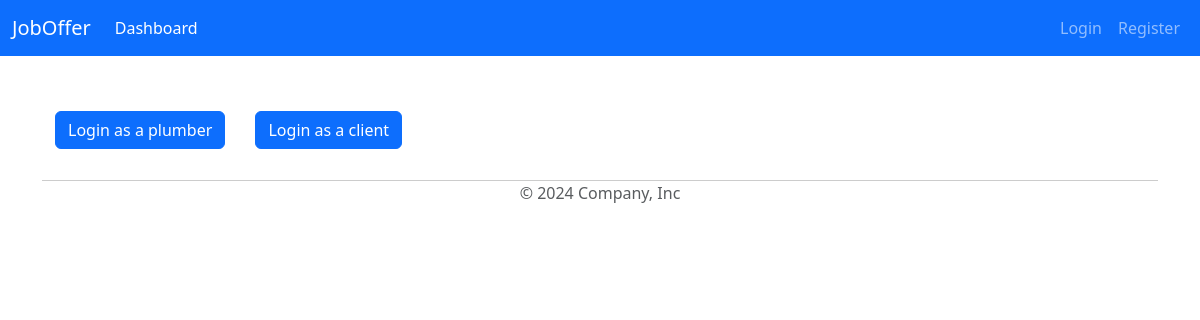
Page /home on the earlier database version.
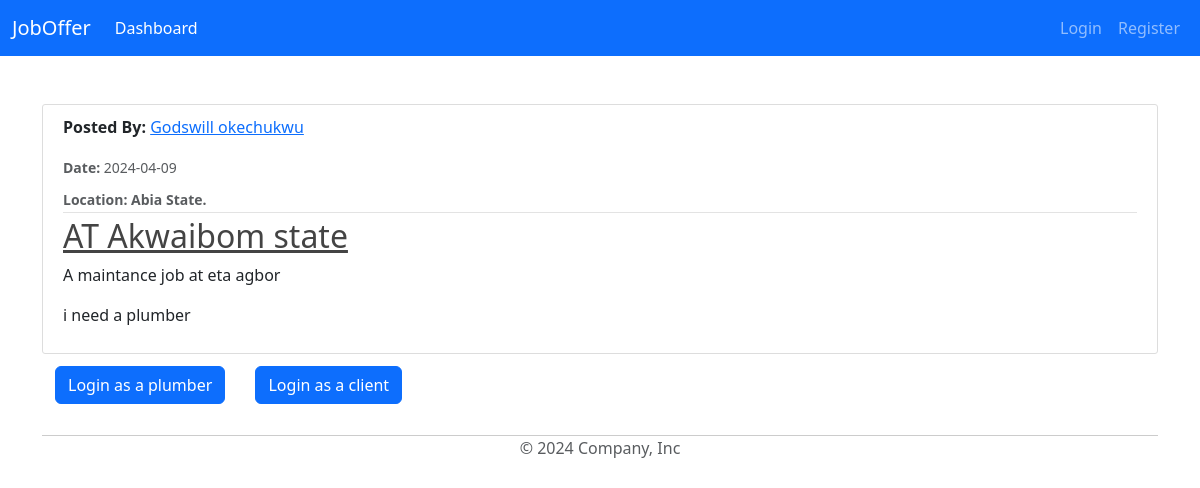
Same page on the later database version.
### model/base.py (models this page shows, shortened)
class Job(Base):
    __tablename__ = 'jobs'
    id = Column(Integer, primary_key=True)
    job_title = Column(String(50), nullable=False)
    job_description = Column(String(100), nullable=False)
    completed = Column(Boolean, default=False)
    content = Column(String(1000), nullable=False)
    date_posted = Column(DateTime, nullable=False, default=datetime.utcnow)
    location = Column(String(100), nullable=False)
    client_id = Column(Integer, ForeignKey('clients.id'))
    rank = relationship('Rank', backref='job_rank')

class BaseUser(Base, UserMixin):
    id = Column(Integer, primary_key=True)
    username = Column(String(80), unique=True, nullable=False)
    email = Column(String(120), unique=True, nullable=False)
    image_file = Column(String(20), nullable=False, default='default.jpg')
    password = Column(String(60), nullable=False)
    date_joined = Column(DateTime, nullable=False, default=datetime.utcnow)
    phone = Column(String(14), unique=True, nullable=False)
    state = Column(String(20), nullable=False)

### model/main/routes.py (the view)
@main.route("/jobs")
@main.route("/home")
def home():
    jobs = Job.query.all()
    return render_template('home.html', jobs=jobs)

### model/templates/home.html
{% extends "layout.html" %}
{% block content %}
<link rel="stylesheet" type="text/css" href="{{ url_for('static', filename='main.css') }}">
    {% for job in jobs %}
        <article class="media content-section">
          <div class="media-body">
            <div class="article-metadata">
              <p><strong>Posted By: </strong><a class="mr-2" href="#">{{ job.clients.username }}</a></p>
              <small class="text-muted"><strong>Date: </strong>{{ job.date_posted.strftime('%Y-%m-%d') }}</small>
              <div class="mt-2">
                <small class="text-muted"><strong>Location: {{ job.location }} State.</strong></small>
              </div>
            </div>
            <h2><a class="article-title" href="{{ url_for('job_route.job', job_id=job.id) }}">{{ job.job_title }}</a></h2>
            <p class="article-content">{{ job.job_description }}</p>
            <p class="article-content">{{ job.content }}</p>
          </div>
        </article>
    {% endfor %}
        <div class="btn">
          <a class="btn btn-primary" href="{{ url_for('plums.login') }}">Login as a plumber</a>
        </div>
        <div class="btn">
          <a class="btn btn-primary" href="{{ url_for('client_s.login') }}">Login as a client</a>
        </div>
{% endblock content %}

### model/templates/layout.html (shortened to what this page needs)
<!DOCTYPE html>
<html lang="en">
  <head>
    <link
      rel="stylesheet"
      href="https://cdnjs.cloudflare.com/ajax/libs/font-awesome/5.15.4/css/all.min.css" />
    <link
      href="https://cdn.jsdelivr.net/npm/bootstrap@5.3.3/dist/css/bootstrap.min.css"
      rel="stylesheet"
 />
      <link rel="stylesheet" type="text/css" href="{{ url_for('static', filename='main.css') }}">
  </head>
  <body>
    {% include 'header.html' %}
    <br />
    <br />
    <div class="container">
      {% block content %} {% endblock %}
    </div>
    <br />
    <div class="container">
      <footer class="footer">
        <span class="text-body-secondary">&copy; 2024 Company, Inc</span>
      </footer>
    </div>
  </body>
</html>

### model/templates/header.html (shortened to what this page needs)
<nav class="navbar bg-primary navbar-expand-lg navbar-dark">
    <div class="container-fluid">
      <a class="navbar-brand" href="{{ url_for('main.home') }}">JobOffer</a>
      <div class="collapse navbar-collapse" id="navbarSupportedContent">
        <ul class="navbar-nav me-auto mb-2 mb-lg-0">
          <li class="nav-item">
            <a class="nav-link active" aria-current="page" href="{{ url_for('client_s.dashboard') }}">Dashboard</a>
          </li>
        </ul>
            <ul class="navbar-nav d-flex justify-content-center">
                {% if current_user.is_authenticated %}
                    <li class="nav-item">
                        <a class="nav-link" href="{{ url_for('client_s.account') }}">Account</a>
                    </li>
                    <li class="nav-item">
                        <a class="nav-link" href="{{ url_for('main.logout') }}">Logout</a>
                    </li>
                    {% else %}
                    <li class="nav-item">
                        <a class="nav-link" href="{{ url_for('client_s.login') }}">Login</a>
                    </li>
                    <li class="nav-item">
                        <a class="nav-link" href="{{ url_for('client_s.registers') }}">Register</a>
                    </li>
                {% endif %}
            </ul>
      </div>
    </div>
  </nav>

### model/static/main.css (style rules this page uses)
* { padding: 0; margin: 0; }
.footer { position: sticky; bottom: 0; background-color: white; width: 100%; border-top: 1px solid #CCCCCC; margin-bottom: 0px; display: flex; justify-content: center; align-items: center; }
h1, h2, h3, h4, h5, h6 { color: #444444; }
.content-section { background: #ffffff; padding: 10px 20px; border: 1px solid #dddddd; border-radius: 3px; margin-bottom: 5px; }
.article-title { color: #444444; }
.article-content { white-space: pre-line; }
.article-metadata { padding-bottom: 1px; margin-bottom: 4px; border-bottom: 1px solid #e3e3e3 }
.btn { text-align: right; }

Differences in the rows shown:
added Job: clients.username "Godswill okechukwu", date_posted "2024-04-09", location "Abia", job_title "AT Akwaibom state", job_description "A maintance job at eta agbor", content "i need a plumber"
